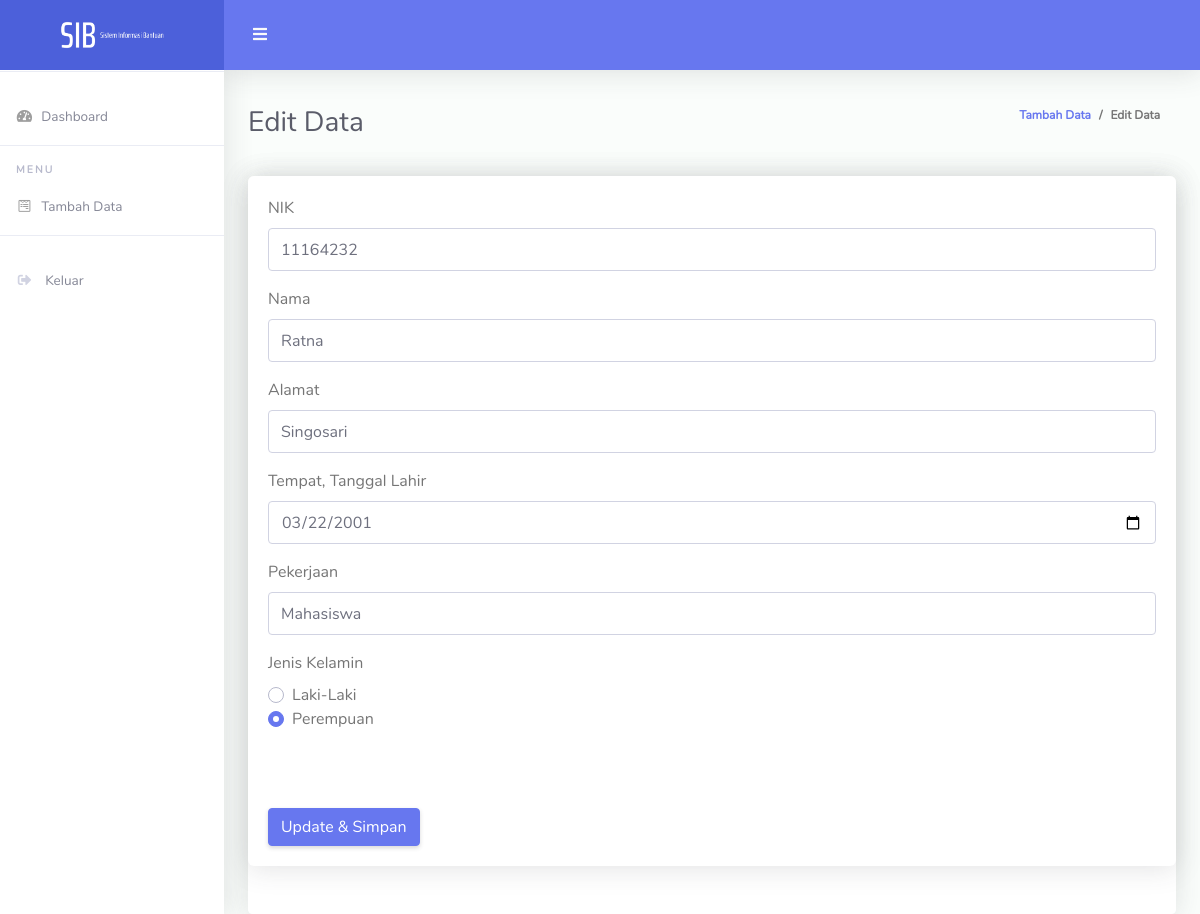
Page /tambahDataWarga_user/form_editData.php?id_warga=93 on the committed database.
### tables this page shows
CREATE TABLE `warga` (
  `id_warga` int(11) NOT NULL,
  `nik` varchar(50) NOT NULL,
  `nama` varchar(50) NOT NULL,
  `alamat` varchar(50) NOT NULL,
  `ttl` date NOT NULL,
  `pekerjaan` varchar(50) NOT NULL,
  `jenisKelamin` varchar(50) NOT NULL
);

### tambahDataWarga_user/form_editData.php (the view, shortened to what this page needs)
<!DOCTYPE html>
<html lang="en">
<head>
  <link href="../vendor/fontawesome-free/css/all.min.css" rel="stylesheet" type="text/css">
  <link href="../vendor/bootstrap/css/bootstrap.min.css" rel="stylesheet" type="text/css">
  <link href="../css/ruang-admin.min.css" rel="stylesheet">
</head>
<body id="page-top">
  <div id="wrapper">
    <ul class="navbar-nav sidebar sidebar-light accordion" id="accordionSidebar">
      <a class="sidebar-brand d-flex align-items-center justify-content-center" href="../index_user.php">
        <div class="sidebar-brand-icon">
          <img src="../img/logo/SSIB.png">
        </div>
      </a>
      <hr class="sidebar-divider">
      <li class="nav-item">
        <a class="nav-link" href="../index_user.php">
          <i class="fas fa-fw fa-tachometer-alt"></i>
          <span>Dashboard</span>
        </a>
      </li>
      <hr class="sidebar-divider">
      <div class="sidebar-heading">
        Menu
      </div>
      <li class="nav-item">
        <a class="nav-link" href="tambahData.php">
          <i class="fab fa-fw fa-wpforms"></i>
          <span>Tambah Data</span>
        </a>
      </li>
      <hr class="sidebar-divider">
      <li class="nav-item">
        <a class="nav-link" href="../logout.php">
          <i class="fas fa-sign-out-alt fa-sm fa-fw mr-2 text-gray-400 "></i>
          <span>Keluar</span>
        </a>
      </li>
    </ul>
    <div id="content-wrapper" class="d-flex flex-column">
      <div id="content">
        <nav class="navbar navbar-expand navbar-light bg-navbar topbar mb-4 static-top">
          <button id="sidebarToggleTop" class="btn btn-link rounded-circle mr-3">
            <i class="fa fa-bars"></i>
          </button>
        </nav>
        <div class="container-fluid" id="container-wrapper">
          <div class="d-sm-flex align-items-center justify-content-between mb-4">
            <h1 class="h3 mb-0 text-gray-800">Edit Data</h1>
            <ol class="breadcrumb">
              <li class="breadcrumb-item"><a href="tambahData.php">Tambah Data</a></li>
              <li class="breadcrumb-item active" aria-current="page">Edit Data</li>
            </ol>
          </div>
          <div class="row">
          <div class="col-lg-12">
              <div class="card">
                <div class="card mb-4">
                <div class="card-body">
                <?php
                include "../config.php";
                $id_warga = $_GET['id_warga'];
                $query_mysqli = mysqli_query($koneksi,"SELECT * FROM warga WHERE id_warga='$id_warga'")or die(mysqli_error($koneksi));
                while($data = mysqli_fetch_array($query_mysqli)){
                ?>
                <form action="../tambahDataWarga_user/updateData.php" method="post">
                    <div class="form-group">
                      <label for="username">NIK</label>
					            <input type="text" class="form-control" name="nik" value="<?php echo $data['nik'] ?>">
                    </div>
                    <div class="form-group">
                      <label for="password">Nama</label>
                      <input type="text" class="form-control" name="nama" value="<?php echo $data['nama'] ?>">
                    </div>
                    <div class="form-group">
                    <label for="password">Alamat</label>
                      <input type="text" class="form-control" name="alamat" value="<?php echo $data['alamat'] ?>">
                    </div>
                    <div class="form-group">
                      <label for="role">Tempat, Tanggal Lahir</label>
                      <input type="date" class="form-control" name="ttl" value="<?php echo $data['ttl'] ?>">
                    </div>
                    <div class="form-group">
                      <label for="role">Pekerjaan</label>
                      <input type="text" class="form-control" name="pekerjaan" value="<?php echo $data['pekerjaan'] ?>">
                    </div>
                    <div class="form-group">
                      <label>Jenis Kelamin</label>
                      <div class="custom-control custom-radio">
                        <label class="custom-control-label" for="customRadio1">Laki-Laki </label>
                      </div>
                      <div class="custom-control custom-radio">
                        <label class="custom-control-label" for="customRadio2">Perempuan</label>
                      </div>
                    </div>
                  <div class="form-group">
                      <div class="custom-file">
                      </div>
                    </div>
                    <button type="submit" class="btn btn-primary">Update & Simpan</button>
                  </form>
                  <?php } ?>
                </div>
              </div>
                <div class="card-footer"></div>
              </div>
            </div>
          </div>
        </div>
      </div>
    </div>
  </div>
</body>
</html>

### rows in the picture
warga: nik "11164232", nama "Ratna", alamat "Singosari", ttl "03/22/2001", pekerjaan "Mahasiswa"
